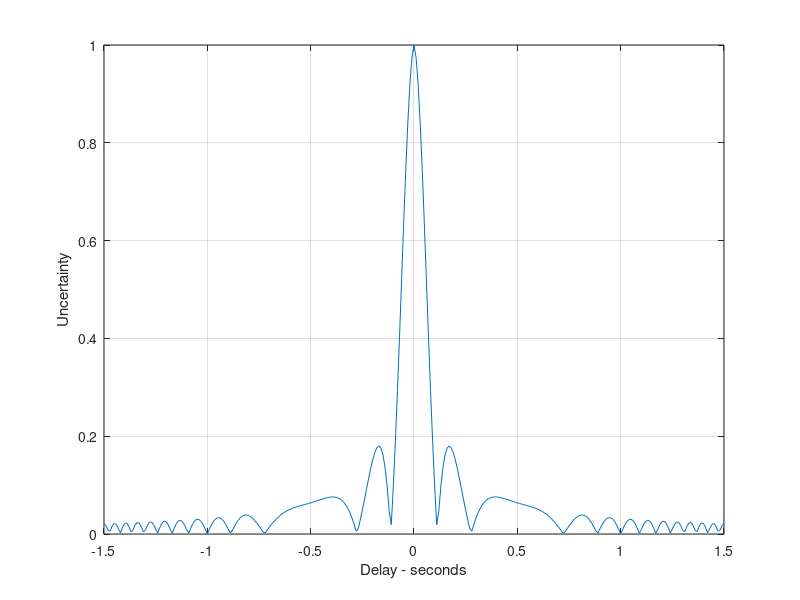
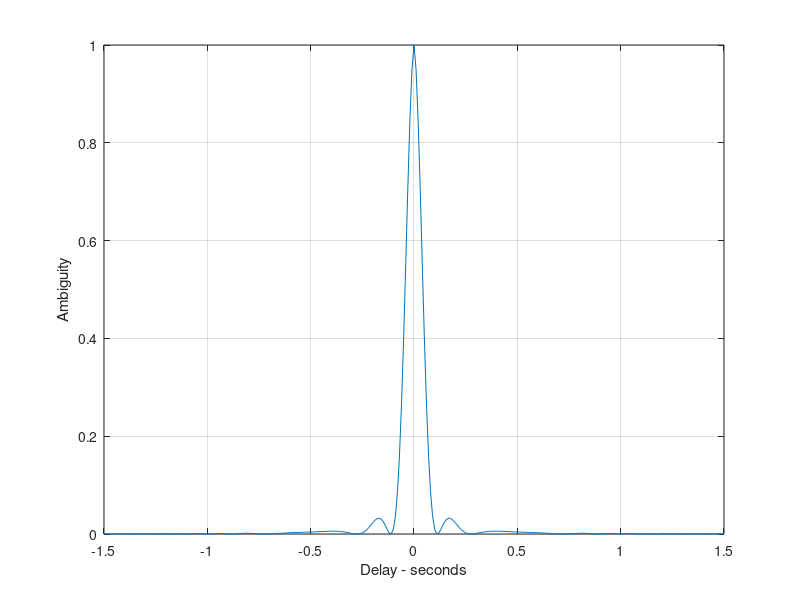

MATLAB code to generate these figures, in order:
% Use this program to reproduce Fig. 4.6 of text
close all
clear all
taup = 1;
b =20.;
up_down = 1.;
taux = -1.5*taup:.01:1.5*taup;
fd = 0.;
mu = up_down * b / 2. / taup;
ii = 0.;
for tau = -1.5*taup:.01:1.5*taup
   ii = ii + 1;
   val1 = 1. - abs(tau) / taup;
   val2 = pi * taup * (1.0 - abs(tau) / taup);
   val3 = (fd + mu * tau);
   val = val2 * val3;
   x(ii) = abs( val1 * (sin(val+eps)/(val+eps)));
end
figure(1)
plot(taux,x)
grid
xlabel ('Delay - seconds')
ylabel ('Uncertainty')
figure(2)
plot(taux,x.^2)
grid
xlabel ('Delay - seconds')
ylabel ('Ambiguity')
